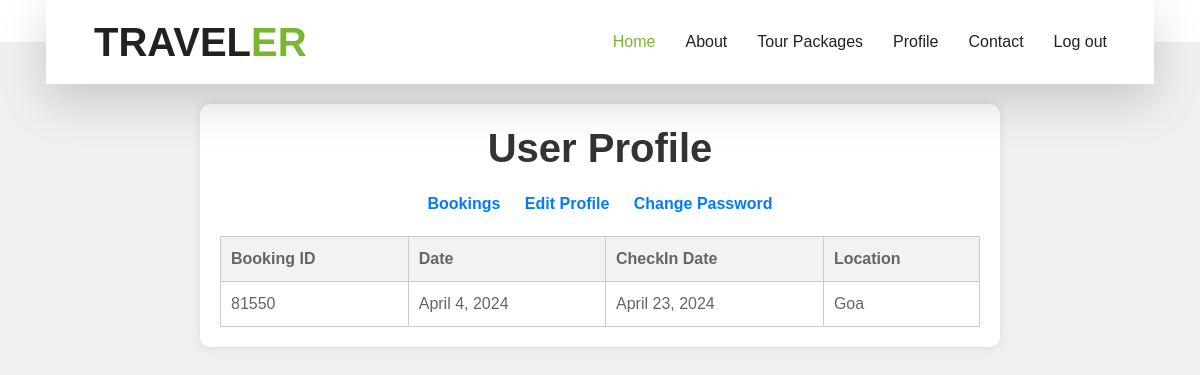
The app's page /bookings/ (signed in) with its own data.
### myapp/models.py (models this page shows, shortened)
class Packages(models.Model):
    pid=models.IntegerField()
    pimage=models.ImageField(upload_to='images/')
    pckname=models.CharField(max_length=50)
    pdays=models.IntegerField()
    pcountry=models .CharField(max_length=50)
    pplace=models .CharField(max_length=50)
    prate=models.IntegerField()
    description=models.TextField(max_length=100,null=True)

class Bookings(models.Model):
    bid=models.IntegerField()
    bdate=models.DateField(auto_now_add=True,null=True)
    pid=models.IntegerField()
    username=models.CharField(max_length=50,null=True)
    fullname=models.CharField(max_length=50)
    checkin=models.DateField()
    cno=models.IntegerField()
    cvv=models.IntegerField()
    exp=models.DateField()

### myapp/views.py (the view)
# urls.py: path('bookings/',views.bookings),
def bookings(request):
    username=request.session['username']
    details=[]
    bk=Bookings.objects.filter(username=username)
    for i in bk:
        pid=i.pid
        pck=Packages.objects.get(pid=pid)
        details.append({'pck':pck,'bk':i})
    return render(request,'bookings.html',{'details':details})

### myapp/templates/bookings.html (shortened to what this page needs)
<!DOCTYPE html>
{% load static %}
<html lang="en">
<head>
    <link href="https://cdnjs.cloudflare.com/ajax/libs/font-awesome/5.10.0/css/all.min.css" rel="stylesheet">
    <link href="{% static 'hb/lib/owlcarousel/assets/owl.carousel.min.css' %}" rel="stylesheet">
    <link href="{% static 'hb/lib/tempusdominus/css/tempusdominus-bootstrap-4.min.css' %}" rel="stylesheet" />
    <link href="{% static 'hb/css/style.css' %}" rel="stylesheet">
</head>
<body>
    <div class="container-fluid position-relative nav-bar p-0">
        <div class="container-lg position-relative p-0 px-lg-3" style="z-index: 9;">
            <nav class="navbar navbar-expand-lg bg-light navbar-light shadow-lg py-3 py-lg-0 pl-3 pl-lg-5">
                <a href="" class="navbar-brand">
                    <h1 class="m-0 text-primary"><span class="text-dark">TRAVEL</span>ER</h1>
                </a>
                <div class="collapse navbar-collapse justify-content-between px-3" id="navbarCollapse">
                    <div class="navbar-nav ml-auto py-0">
                        <a href="" class="nav-item nav-link active">Home</a>
                        <a href="/abt/" class="nav-item nav-link">About</a>
                        <a href="/package/" class="nav-item nav-link">Tour Packages</a>
                        <a href="/profile/" class="nav-item nav-link">Profile</a>
                        <a href="/cnt/" class="nav-item nav-link">Contact</a>
                        <a href="/" class="nav-item nav-link">Log out</a>
                    </div>
                </div>
            </nav>
        </div>
    </div>
    <div class="container">
        <h1>User Profile</h1>
        <ul class="profile-links">
            <li><a href="/bookings/">Bookings</a></li>
            <li><a href="/edtprof/">Edit Profile</a></li>
            <li><a href="/changepass/">Change Password</a></li>
        </ul>
        <table>
            <thead>
                <tr>
                    <th>Booking ID</th>
                    <th>Date</th>
                    <th>CheckIn Date</th>
                    <th>Location</th>
                </tr>
            </thead>
            <tbody>
                {% for i in details %}
                <tr>
                    <td>{{i.bk.bid}}</td>
                    <td>{{i.bk.bdate}}</td>
                    <td>{{i.bk.checkin}}</td>
                    <td>{{i.pck.pplace}}</td>
                </tr>
                {% endfor %}
            </tbody>
        </table>
    </div>
</body>
</html>

### myapp/templates/bookings.html (style rules this page uses)
body { font-family: Arial, sans-serif; margin: 0; padding: 0; background-color: #f0f0f0; }
.container { max-width: 800px; margin: 20px auto; padding: 20px; background-color: #fff; border-radius: 10px; box-shadow: 0 0 10px rgba(0, 0, 0, 0.1); }
h1 { text-align: center; color: #333; }
.profile-links { list-style-type: none; padding: 0; margin: 20px 0; text-align: center; }
.profile-links li { display: inline-block; margin-right: 20px; }
.profile-links li:last-child { margin-right: 0; }
.profile-links a { text-decoration: none; color: #007bff; font-weight: bold; }
table { width: 100%; border-collapse: collapse; margin-top: 20px; }
th, td { border: 1px solid #ccc; padding: 10px; text-align: left; }
th { background-color: #f2f2f2; }

### records on screen
Packages: bk.bid "81550", bk.bdate "April 4, 2024", bk.checkin "April 23, 2024", pck.pplace "Goa"
